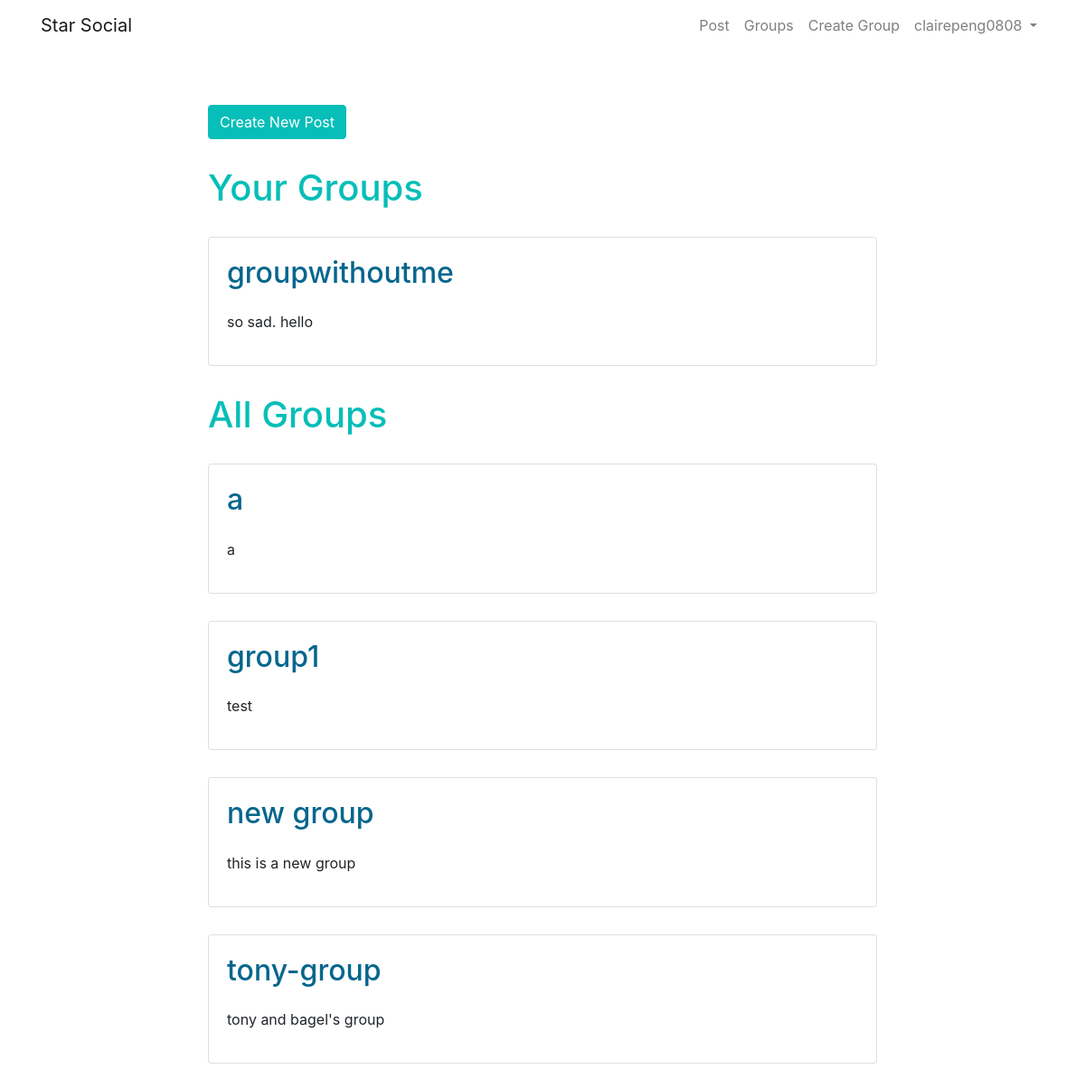
Screenshot of /posts/ (signed in) with the database file from the repository.
### groups/models.py (models this page shows, shortened)
class Group(models.Model):
    name = models.CharField(max_length=256,unique=True)
    slug = models.SlugField(allow_unicode=True,unique=True)
    description = models.TextField(blank=True,default='')
    members = models.ManyToManyField(User,through='GroupMembership')
    class Meta:
        unique_together = ('name','members')
    class Meta:
        ordering = ['name']

### posts/views.py (the view)
# urls.py: path('',views.PostList.as_view(),name='list'),
class PostList(SelectRelatedMixin,generic.ListView):
    model = models.Post
    select_related = ('user','group')
    def get_context_data(self, **kwargs):
        context = super().get_context_data(**kwargs)
        context['user_groups'] = models.Group.objects.filter(members__in=[self.request.user])
        context['other_groups'] = models.Group.objects.exclude(members__in=[self.request.user])
        return context

### posts/templates/posts/post_list.html (shortened to what this page needs)
{% extends 'posts/post_base.html' %}
{% block pre_post %}
<div class='pre-post'>
    {% if user.is_authenticated %}
    <a class='btn btn-primary' href="{% url 'posts:create' %}">Create New Post</a>
    <h1 class='page-title'>Your Groups</h1>
    {% for group in user_groups %}
    <div class='group-list card card-body'>
        <h2 class='group-list-title'>
            <a href=" {% url 'groups:detail' slug=group.slug %}">{{ group.name }}</a>
        </h2>
        <p class='group-list-description'> {{ group.description|truncatewords:200 }}</p>
    </div>
    {% endfor %}
    <h1 class='page-title'>All Groups</h1>
    {% for group in other_groups %}
    <div class='group-list card card-body'>
        <h2 class='group-list-title'>
            <a href=" {% url 'groups:detail' slug=group.slug %}">{{ group.name }}</a>
        </h2>
        <p class='group-list-description'> {{ group.description|truncatewords:200 }}</p>
    </div>
    {% endfor %}
    {% endif %}
</div>
{% endblock %}

### templates/base.html (shortened to what this page needs)
<!DOCTYPE html>
{% load static %}
<html lang="en">
<head>
    <link rel="stylesheet" href="https://stackpath.bootstrapcdn.com/bootstrap/4.3.1/css/bootstrap.min.css"
>
    <link rel="stylesheet" href="//cdn.jsdelivr.net/npm/medium-editor@latest/dist/css/medium-editor.min.css"
        type="text/css" media="screen" charset="utf-8">
    <link rel="stylesheet" href="{% static 'css/master.css' %}" />
</head>
<body>
    <nav class="navbar navbar-expand-lg navbar-light navbar-font">
        <div class="container navbar-container">
            <ul class="navbar-nav">
                <li><a class="navbar-brand" href="{% url 'home' %}">Star Social</a>
                </li>
            </ul>
            <ul class="navbar-nav navbar-right">
                {% if user.is_authenticated %}
                <li class="nav-item">
                    <a class="nav-link" href="{% url 'posts:create' %}">Post</a>
                </li>
                <li class="nav-item">
                    <a class="nav-link" href="{% url 'groups:list' %}">Groups</a>
                </li>
                <li class="nav-item">
                    <a class="nav-link" href="{% url 'groups:create' %}">Create Group</a>
                </li>
                <li class="nav-item dropdown">
                    <a class="nav-link dropdown-toggle" href="#" id="navbarDropdownMenuLink" role="button"
                        data-toggle="dropdown" aria-haspopup="true" aria-expanded="true">
                        {{ user.username }}
                    </a>
                </li>
                {% else %}
                <li class="nav-item">
                    <a class="nav-link" href="{% url 'groups:list' %}">Groups</a>
                </li>
                <li><a class="nav-link" href="{% url 'accounts:login' %}">Log in</a></li>
                <li><a class="nav-link" href="{% url 'accounts:signup' %}">Sign Up</a></li>
                {% endif %}
            </ul>
        </div>
    </nav>
    <div class='content container-fluid'>
            <div class='row'>
                <div class='col-md-8 mx-auto'>
                    {% block content %}
                    {% endblock %}
                </div>
            </div>
        </div>
</body>
</body>
</html>

### static/css/master.css (style rules this page uses)
h1.page-title { margin: 30px 0 15px 0; color: #07beb8; }
.btn-primary { background-color: #07beb8; border-color: #07beb8; color: #ffffff; }
.content { margin-top: 30px; }
.group-list, .post-body { margin-top: 30px; margin-bottom: 30px; }
.group-list-description { margin-top: 15px; }
.group-list-title a { color: #05668d; }
.group-list-title ::after { color: #05668d; }

### rows the page displays
Group: name "groupwithoutme", description "so sad. hello"
Group: name "a", description "a"
Group: name "group1", description "test"
Group: name "new group", description "this is a new group"
Group: name "tony-group", description "tony and bagel's group"

### other values shown
{{ user.username }} "clairepeng0808"
